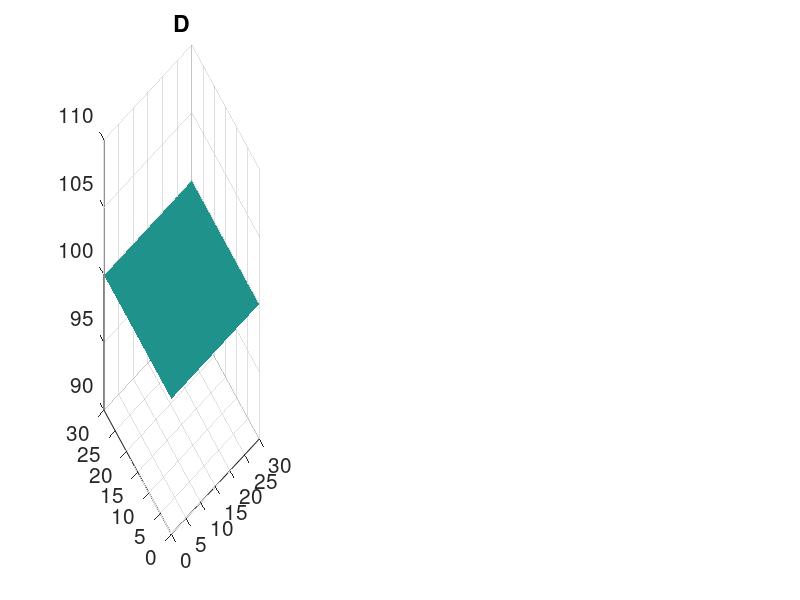

Write the MATLAB code that produced this figure. (Note: this script raises an error after producing the figure.)
clear; clc; close all;

nx=300; ny=nx;  %numbers of x and y grids
np=6; % number of species
Lx=30; Ly=30;  % length of x and y domains
max_it=100000000; % maximum of time
x=linspace(0,Lx,nx+1)'; x=x(1:end-1);
y=linspace(0,Ly,ny+1); y=y(1:end-1);
h=x(2)-x(1); % interval of x grid
dt=10*h^2; % interval of time
t=dt*(1:1:max_it);
scale=0.02;%scaler
%kinetics
k = [10 8.3 1.7]*100*scale/9; % kf: binding constant, kb: unbinding constant kcat: catalytic constant
km=(k(2)+k(3))/k(1); % Michaelis-Menten (MM) constant

% initial u
u=cell(1,np); % E D S S_P ES DS_P
iu{1}=5*cos(2*x).*ones(1,ny)+100; %E
iu{2}=100*ones(nx,ny);%D
iu{3}=40*ones(nx,1).*cos(2*y)+100; %S
iu{4}=0*iu{1}; iu{5}=0*iu{1}; iu{6}=0*iu{1};

st=mean(iu{3},"all");
%%%
fig1=figure(1);
TitleStr={'D','S/D','E/D'};
subplot(1,3,1);
surf(x,y,iu{2}'); shading interp;
title(TitleStr{1}); set(gca,'FontSize',15); alpha(0.9);
xlabel('x');ylabel('y');view(0,90);
subplot(1,3,2);
surf(x,y,(iu{3}./iu{2})'); shading interp;
title(TitleStr{2}); set(gca,'FontSize',15); alpha(0.9);
xlabel('x');ylabel('y');view(0,90);
subplot(1,3,3);
surf(x,y,(iu{1}./iu{2})'); shading interp;
title(TitleStr{3}); set(gca,'FontSize',15); alpha(0.9);
xlabel('x');ylabel('y');view(0,90);
colormap(flip(magma_white));
set(fig1,'position',[100 100 900 300])


% diffusion & reaction functions
lap=-(2*pi*x).^2-(2*pi*y).^2;
nrea1=@(ET,kcat,km,s)(kcat*ET.*s./(km+s));%sQ
nrear1=@(ET,kcat,km,s_hat)( 0.5*kcat*(ET+km+s_hat-sqrt((ET+km+s_hat).^2-4*ET.*s_hat)) );%tQ

%%% pde solution
D=0.2*scale*ones(np,1);D(1)=0;D(2)=0;
fu=iu; tu=iu; su=iu;
for it=1:max_it

    %%% sQSSA
    for ip=1:np
        su{ip}=real(idct2( dct2(su{ip})./(1-dt*D(ip)*lap) ));
    end
    et1=su{1}+su{5};
    dt1=su{2}+su{6};
    r1=nrea1(et1,k(3),km,su{3});
    r2=nrea1(dt1,k(3),km,su{4});
    su{3}=su{3}+dt*(-r1+r2);
    su{4}=su{4}+dt*(r1-r2);

    %%% tQSSA
    for ip=1:np
        tu{ip}=real(idct2( dct2(tu{ip})./(1-dt*D(ip)*lap) ));
    end
    et2=tu{1}+tu{5};
    dt2=tu{2}+tu{6};
    s_hat=tu{3}+tu{5};
    sp_hat=tu{4}+tu{6};
    r3=nrear1(et2,k(3),km,s_hat);
    r4=nrear1(dt2,k(3),km,sp_hat);
    tu{3}=tu{3}+dt*(-r3+r4);
    tu{4}=tu{4}+dt*(r3-r4);

    %%% Full Model
    for ip=1:np
        fu{ip}=real(idct2( dct2(fu{ip})./(1-dt*D(ip)*lap) ));
    end
    r1=-k(1)*fu{1}.*fu{3}+(k(2)+k(3))*fu{5};
    r2=-k(1)*fu{2}.*fu{4}+(k(2)+k(3))*fu{6};
    r3=-k(1)*fu{1}.*fu{3}+k(2)*fu{5}+k(3)*fu{6};
    r4=-k(1)*fu{2}.*fu{4}+k(2)*fu{6}+k(3)*fu{5};
    r5=-r1;
    r6=-r2;
    fu{1}=fu{1}+dt*r1;
    fu{2}=fu{2}+dt*r2;
    fu{3}=fu{3}+dt*r3;
    fu{4}=fu{4}+dt*r4;
    fu{5}=fu{5}+dt*r5;
    fu{6}=fu{6}+dt*r6;
end

fig3=figure(3);
subplot(1,3,1);
surf(x,y,(su{4}./st)'); shading interp;
title('sQSSAp'); set(gca,'FontSize',15); %alpha(0.9);
set(gca,'XTick',[0 0.5 1]);set(gca,'YTick',[0 0.5 1]);
xlabel('x');ylabel('y');
axis image;view(0,90);caxis([0,1]);colorbar;
subplot(1,3,2);
surf(x,y,(tu{4}./st)'); shading interp;
title('tQSSAp'); set(gca,'FontSize',15); %alpha(0.9);
set(gca,'XTick',[0 0.5 1]);set(gca,'YTick',[0 0.5 1]);
axis image;view(0,90);caxis([0,1]);colorbar;colormap(deep);
xlabel('x');ylabel('y');
subplot(1,3,3);
surf(x,y,((fu{4}+fu{6})./st)'); shading interp;
title('Full'); set(gca,'FontSize',15); %alpha(0.9);
set(gca,'XTick',[0 0.5 1]);set(gca,'YTick',[0 0.5 1]);
axis image;view(0,90);caxis([0,1]);colorbar;colormap(deep);
xlabel('x');ylabel('y');


